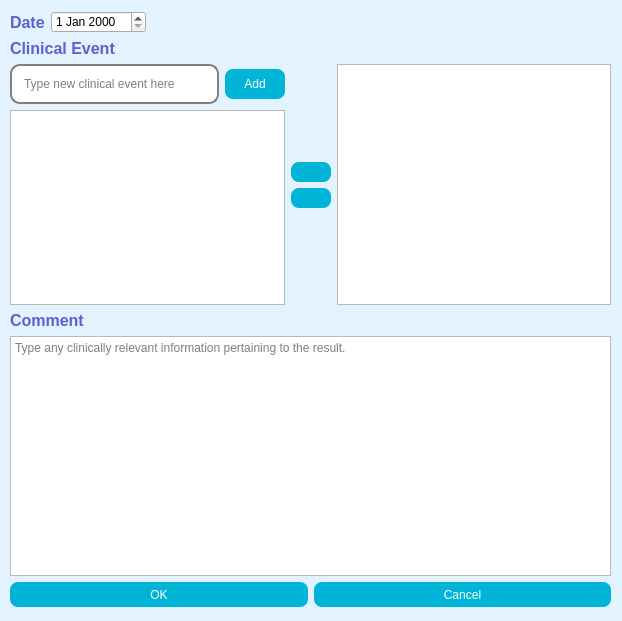
<?xml version="1.0" encoding="UTF-8"?>
<ui version="4.0">
 <class>DlgAddEditEvent</class>
 <widget class="QDialog" name="DlgAddEditEvent">
  <property name="geometry">
   <rect>
    <x>0</x>
    <y>0</y>
    <width>622</width>
    <height>621</height>
   </rect>
  </property>
  <property name="windowTitle">
   <string>Add Event</string>
  </property>
  <property name="styleSheet">
   <string notr="true">QDialog {
	background-color: #e2f2ff;
}

QPushButton {
	background-color: #00b4d8;
	color: white;
	border-radius: 8px;
	font-family: &quot;Raleway&quot;;
	font: 12px;
}

QPushButton::hover{
	border: 3px solid #0077b6;
}

QLineEdit {
	border: 2px  solid gray;
	border-radius: 10px;
	padding: 10px;
	font-family:  &quot;Raleway&quot;;
	font: 12px;

}

QLabel {
	color: #5E60CE;
	font-family: &quot;Source Sans Pro&quot;;
	font-size: 16px;
	font-weight: bold;
}</string>
  </property>
  <widget class="QWidget" name="layoutWidget">
   <property name="geometry">
    <rect>
     <x>10</x>
     <y>11</y>
     <width>601</width>
     <height>596</height>
    </rect>
   </property>
   <layout class="QVBoxLayout" name="lytMain">
    <item>
     <layout class="QHBoxLayout" name="lytDate">
      <item>
       <widget class="QLabel" name="lblDate_event">
        <property name="text">
         <string>Date</string>
        </property>
       </widget>
      </item>
      <item>
       <widget class="QDateEdit" name="dteDate_event"/>
      </item>
      <item>
       <spacer name="horizontalSpacer">
        <property name="orientation">
         <enum>Qt::Horizontal</enum>
        </property>
        <property name="sizeType">
         <enum>QSizePolicy::Fixed</enum>
        </property>
        <property name="sizeHint" stdset="0">
         <size>
          <width>800</width>
          <height>20</height>
         </size>
        </property>
       </spacer>
      </item>
     </layout>
    </item>
    <item>
     <widget class="QLabel" name="labelEvent">
      <property name="text">
       <string>Clinical Event</string>
      </property>
     </widget>
    </item>
    <item>
     <layout class="QHBoxLayout" name="lytBottom">
      <item>
       <layout class="QVBoxLayout" name="lytLeft">
        <item>
         <layout class="QHBoxLayout" name="lytAddEvent">
          <item>
           <widget class="QLineEdit" name="ledNewEvent">
            <property name="placeholderText">
             <string>Type new clinical event here</string>
            </property>
           </widget>
          </item>
          <item>
           <widget class="QPushButton" name="btnAddToEventList">
            <property name="minimumSize">
             <size>
              <width>60</width>
              <height>30</height>
             </size>
            </property>
            <property name="toolTip">
             <string>Add new indication to list of indications in the database</string>
            </property>
            <property name="text">
             <string>Add</string>
            </property>
            <property name="icon">
             <iconset resource="../resource.qrc">
              <normaloff>:/img/icon/add.png</normaloff>:/img/icon/add.png</iconset>
            </property>
           </widget>
          </item>
         </layout>
        </item>
        <item>
         <widget class="QListWidget" name="lstCurrentEvent"/>
        </item>
       </layout>
      </item>
      <item>
       <layout class="QVBoxLayout" name="lytEventButtons">
        <item>
         <spacer name="verticalSpacer">
          <property name="orientation">
           <enum>Qt::Vertical</enum>
          </property>
          <property name="sizeHint" stdset="0">
           <size>
            <width>20</width>
            <height>40</height>
           </size>
          </property>
         </spacer>
        </item>
        <item>
         <widget class="QPushButton" name="btnAddToPatient">
          <property name="sizePolicy">
           <sizepolicy hsizetype="Minimum" vsizetype="Minimum">
            <horstretch>0</horstretch>
            <verstretch>0</verstretch>
           </sizepolicy>
          </property>
          <property name="minimumSize">
           <size>
            <width>40</width>
            <height>20</height>
           </size>
          </property>
          <property name="toolTip">
           <string>Add indication to patient's profile</string>
          </property>
          <property name="text">
           <string/>
          </property>
          <property name="icon">
           <iconset resource="../resource.qrc">
            <normaloff>:/img/icon/add_to.png</normaloff>:/img/icon/add_to.png</iconset>
          </property>
          <property name="iconSize">
           <size>
            <width>24</width>
            <height>24</height>
           </size>
          </property>
         </widget>
        </item>
        <item>
         <widget class="QPushButton" name="btnRemoveFromPatient">
          <property name="minimumSize">
           <size>
            <width>0</width>
            <height>20</height>
           </size>
          </property>
          <property name="toolTip">
           <string>Remove indication from patient's profile</string>
          </property>
          <property name="text">
           <string/>
          </property>
          <property name="icon">
           <iconset resource="../resource.qrc">
            <normaloff>:/img/icon/remove_from.png</normaloff>:/img/icon/remove_from.png</iconset>
          </property>
          <property name="iconSize">
           <size>
            <width>24</width>
            <height>24</height>
           </size>
          </property>
         </widget>
        </item>
        <item>
         <spacer name="verticalSpacer_2">
          <property name="orientation">
           <enum>Qt::Vertical</enum>
          </property>
          <property name="sizeHint" stdset="0">
           <size>
            <width>20</width>
            <height>40</height>
           </size>
          </property>
         </spacer>
        </item>
       </layout>
      </item>
      <item>
       <widget class="QListWidget" name="lstPatientEvent"/>
      </item>
     </layout>
    </item>
    <item>
     <widget class="QLabel" name="lblComment">
      <property name="text">
       <string>Comment</string>
      </property>
     </widget>
    </item>
    <item>
     <widget class="QTextEdit" name="txtComment_event">
      <property name="toolTip">
       <string>Add clinically relevant comments</string>
      </property>
      <property name="tabChangesFocus">
       <bool>false</bool>
      </property>
      <property name="placeholderText">
       <string>Type any clinically relevant information pertaining to the result.</string>
      </property>
     </widget>
    </item>
    <item>
     <layout class="QHBoxLayout" name="lytButton">
      <item>
       <widget class="QPushButton" name="btnOK">
        <property name="minimumSize">
         <size>
          <width>0</width>
          <height>25</height>
         </size>
        </property>
        <property name="text">
         <string>OK</string>
        </property>
       </widget>
      </item>
      <item>
       <widget class="QPushButton" name="btnCancelDialog">
        <property name="minimumSize">
         <size>
          <width>0</width>
          <height>25</height>
         </size>
        </property>
        <property name="text">
         <string>Cancel</string>
        </property>
       </widget>
      </item>
     </layout>
    </item>
   </layout>
  </widget>
 </widget>
 <resources>
  <include location="../resource.qrc"/>
 </resources>
 <connections/>
</ui>
